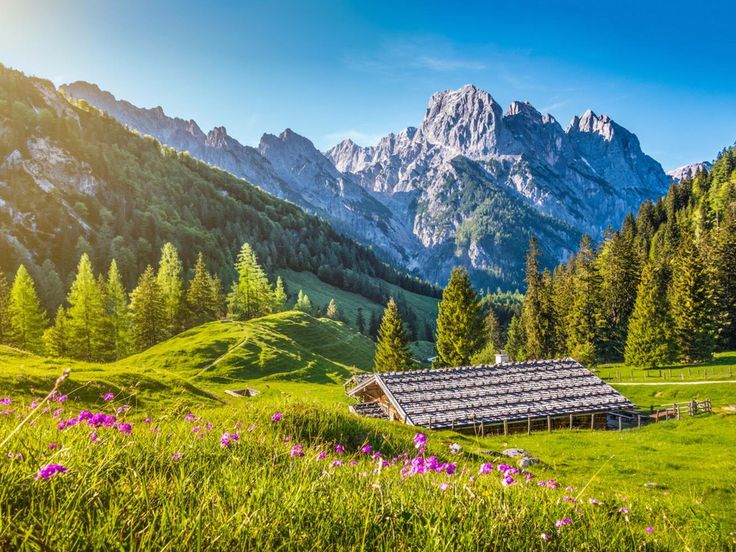
#> input picture Chuong1/image.png, 736 x 552 px, given in place of image.jpg, which was not available
$ python bai5.py
#> lines starting #> are read from the running program, lines starting #| are printed output that depends on the picture; pictures that were not available may be replaced by others from this repository, and a replacement may not be noted
import cv2
import numpy as np
import matplotlib.pyplot as plt


# ============================================================
# BÀI 5: BIẾN ĐỔI HÌNH HỌC
# ============================================================

# 1. Đọc ảnh
img = cv2.imread("image.jpg")
#> img is the input picture: shape (552, 736, 3); mean B, G, R 101.8, 134.2, 114.7

if img is None:
    print("Không thể đọc ảnh!")
    exit()

# OpenCV đọc ảnh theo BGR
# Chuyển sang RGB để hiển thị bằng matplotlib
img_rgb = cv2.cvtColor(img, cv2.COLOR_BGR2RGB)


# ============================================================
# 2. RESIZE - THAY ĐỔI KÍCH THƯỚC
# ============================================================

# Lấy kích thước ảnh
height, width = img.shape[:2]
#> height = 552; width = 736

# Giảm kích thước còn 50%
resize_img = cv2.resize(
    img,
    (width // 2, height // 2),
    interpolation=cv2.INTER_AREA
)
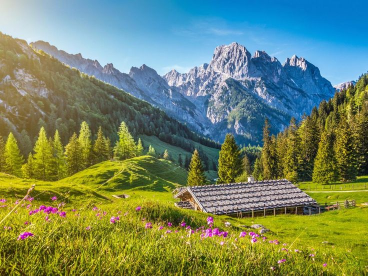
#> resize_img: shape (276, 368, 3); mean B, G, R 101.9, 134.4, 114.8

resize_rgb = cv2.cvtColor(
    resize_img,
    cv2.COLOR_BGR2RGB
)


# ============================================================
# 3. ROTATE - XOAY ẢNH
# ============================================================

# Xoay ảnh 90 độ theo chiều kim đồng hồ
rotate_img = cv2.rotate(
    img,
    cv2.ROTATE_90_CLOCKWISE
)
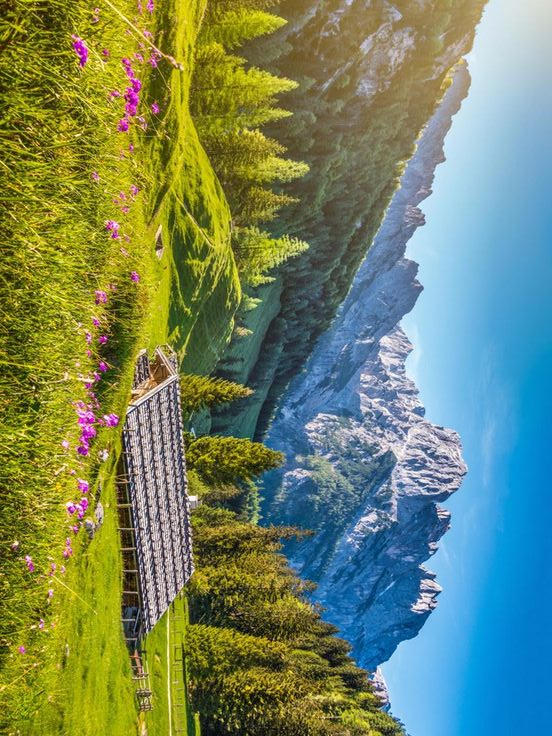
#> rotate_img: shape (736, 552, 3); mean B, G, R 101.8, 134.2, 114.7

rotate_rgb = cv2.cvtColor(
    rotate_img,
    cv2.COLOR_BGR2RGB
)


# ============================================================
# 4. FLIP - LẬT ẢNH
# ============================================================

# flipCode = 1:
# Lật theo chiều ngang
flip_img = cv2.flip(
    img,
    1
)
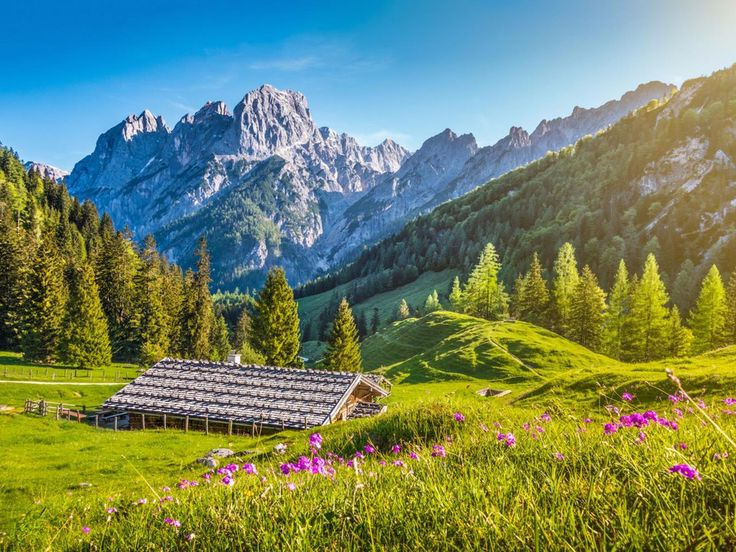
#> flip_img: shape (552, 736, 3); mean B, G, R 101.8, 134.2, 114.7

flip_rgb = cv2.cvtColor(
    flip_img,
    cv2.COLOR_BGR2RGB
)


# ============================================================
# 5. TRANSLATION - TỊNH TIẾN ẢNH
# ============================================================

# Tịnh tiến:
# x = 100 pixel sang phải
# y = 50 pixel xuống dưới

tx = 100
ty = 50

translation_matrix = np.float32([
    [1, 0, tx],
    [0, 1, ty]
])

translation_img = cv2.warpAffine(
    img,
    translation_matrix,
    (width, height)
)
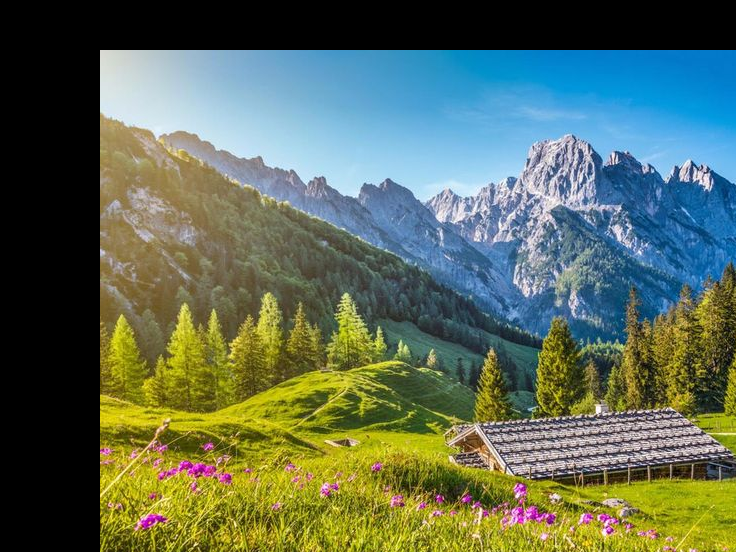
#> translation_img: shape (552, 736, 3); mean B, G, R 87.7, 107.2, 92

translation_rgb = cv2.cvtColor(
    translation_img,
    cv2.COLOR_BGR2RGB
)


# ============================================================
# 6. CROP - CẮT ẢNH
# ============================================================

# Cắt phần trung tâm của ảnh
#
# Lấy khoảng:
# y: từ 25% đến 75% chiều cao
# x: từ 25% đến 75% chiều rộng

x1 = width // 4
#> x1 = 184
x2 = 3 * width // 4
#> x2 = 552

y1 = height // 4
#> y1 = 138
y2 = 3 * height // 4
#> y2 = 414

crop_img = img[y1:y2, x1:x2]
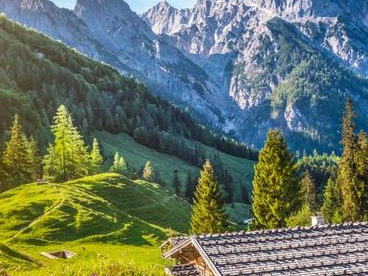
#> crop_img: shape (276, 368, 3); mean B, G, R 99.5, 116, 101.6

crop_rgb = cv2.cvtColor(
    crop_img,
    cv2.COLOR_BGR2RGB
)


# ============================================================
# 7. HIỂN THỊ KẾT QUẢ
# ============================================================

plt.figure(figsize=(15, 10))


# ------------------------------------------------------------
# ẢNH GỐC
# ------------------------------------------------------------

plt.subplot(2, 3, 1)
plt.imshow(img_rgb)
plt.title("Ảnh gốc")
plt.axis("off")


# ------------------------------------------------------------
# RESIZE
# ------------------------------------------------------------

plt.subplot(2, 3, 2)
plt.imshow(resize_rgb)
plt.title("Resize - 50%")
plt.axis("off")


# ------------------------------------------------------------
# ROTATE
# ------------------------------------------------------------

plt.subplot(2, 3, 3)
plt.imshow(rotate_rgb)
plt.title("Rotate - 90°")
plt.axis("off")


# ------------------------------------------------------------
# FLIP
# ------------------------------------------------------------

plt.subplot(2, 3, 4)
plt.imshow(flip_rgb)
plt.title("Flip - Ngang")
plt.axis("off")


# ------------------------------------------------------------
# TRANSLATION
# ------------------------------------------------------------

plt.subplot(2, 3, 5)
plt.imshow(translation_rgb)
plt.title("Translation - (100, 50)")
plt.axis("off")


# ------------------------------------------------------------
# CROP
# ------------------------------------------------------------

plt.subplot(2, 3, 6)
plt.imshow(crop_rgb)
plt.title("Crop - Trung tâm")
plt.axis("off")


plt.tight_layout()
plt.show()


# ============================================================
# 8. IN KÍCH THƯỚC ẢNH
# ============================================================

print("========================================")
print("KÍCH THƯỚC ẢNH")
print("========================================")

print("Ảnh gốc        :", img.shape)
#| Ảnh gốc        : (552, 736, 3)
print("Resize         :", resize_img.shape)
#| Resize         : (276, 368, 3)
print("Rotate         :", rotate_img.shape)
#| Rotate         : (736, 552, 3)
print("Flip           :", flip_img.shape)
#| Flip           : (552, 736, 3)
print("Translation    :", translation_img.shape)
#| Translation    : (552, 736, 3)
print("Crop           :", crop_img.shape)
#| Crop           : (276, 368, 3)


# ============================================================
# GIẢI THÍCH CÁC PHÉP BIẾN ĐỔI
# ============================================================

# ------------------------------------------------------------
# 1. RESIZE
# ------------------------------------------------------------
#
# Resize dùng để thay đổi kích thước ảnh.
#
# Trong bài này ảnh được giảm còn 50% kích thước.
#
# Ví dụ:
# 1920 x 1080
#      ↓
# 960 x 540
#
# Resize thường được sử dụng để:
# - Giảm dung lượng ảnh.
# - Giảm thời gian xử lý.
# - Đưa ảnh về kích thước đầu vào cố định cho mô hình AI.
#
# Khi resize ảnh xuống quá nhỏ:
# --> Có thể làm mất chi tiết.


# ------------------------------------------------------------
# 2. ROTATE
# ------------------------------------------------------------
#
# Rotate dùng để xoay ảnh quanh một tâm.
#
# Trong bài này:
# --> Xoay ảnh 90 độ theo chiều kim đồng hồ.
#
# OpenCV cung cấp hàm:
#
# cv2.rotate()
#
# Ngoài 90 độ, có thể xoay một góc bất kỳ bằng:
#
# cv2.getRotationMatrix2D()
# cv2.warpAffine()


# ------------------------------------------------------------
# 3. FLIP
# ------------------------------------------------------------
#
# Flip dùng để lật ảnh.
#
# flipCode = 1:
# --> Lật ngang.
#
# flipCode = 0:
# --> Lật dọc.
#
# flipCode = -1:
# --> Lật cả ngang và dọc.
#
# Hàm sử dụng:
#
# cv2.flip()


# ------------------------------------------------------------
# 4. TRANSLATION
# ------------------------------------------------------------
#
# Translation là phép tịnh tiến ảnh.
#
# Trong bài:
#
# tx = 100
# --> Dịch sang phải 100 pixel.
#
# ty = 50
# --> Dịch xuống dưới 50 pixel.
#
# Ma trận biến đổi:
#
# [ 1   0   tx ]
# [ 0   1   ty ]
#
# Sử dụng:
#
# cv2.warpAffine()


# ------------------------------------------------------------
# 5. CROP
# ------------------------------------------------------------
#
# Crop dùng để cắt một vùng của ảnh.
#
# Trong bài này lấy phần trung tâm của ảnh.
#
# Cú pháp:
#
# crop = img[y1:y2, x1:x2]
#
# Lưu ý:
# Trong NumPy:
#
# img[y, x]
#
# nên thứ tự là:
#
# [y1:y2, x1:x2]
#
# chứ không phải:
#
# [x1:x2, y1:y2]


# ============================================================
# NHẬN XÉT
# ============================================================

# Resize:
# --> Thay đổi kích thước ảnh nhưng vẫn giữ nội dung chính.
#
# Rotate:
# --> Thay đổi hướng của ảnh.
#
# Flip:
# --> Đảo ngược ảnh theo chiều ngang hoặc chiều dọc.
#
# Translation:
# --> Di chuyển toàn bộ ảnh sang vị trí mới.
#
# Crop:
# --> Loại bỏ một phần ảnh và giữ lại vùng quan tâm.


# ============================================================
# KẾT LUẬN
# ============================================================

# Các phép biến đổi hình học không nhất thiết làm thay đổi
# nội dung vật thể mà chủ yếu thay đổi:
#
# - Kích thước
# - Vị trí
# - Hướng
# - Vùng quan sát
#
# Những phép biến đổi này rất quan trọng trong xử lý ảnh
# và Computer Vision.
#
# Đặc biệt, Resize, Rotate, Flip và Crop thường được sử dụng
# trong Data Augmentation để tạo thêm dữ liệu huấn luyện
# cho các mô hình Machine Learning / Deep Learning.
